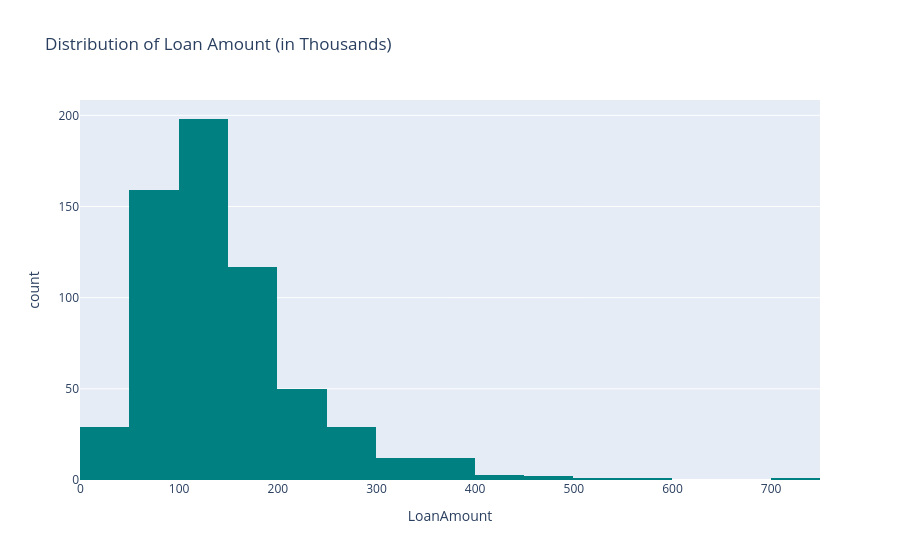

The notebook cell saved with this chart:
### Markdown cell above
## 4. Making Easy Charts (EDA)

Now, let's make some simple graphs to find patterns in our data. This helps us see how different features affect our loan approvals.

### Code cell
# 4.1 Distribution of Loan Amount
fig = px.histogram(df, x='LoanAmount', title='Distribution of Loan Amount (in Thousands)', nbins=30, color_discrete_sequence=['teal'])
fig.show()

### Figure 1 — Plotly figure (JSON) as saved in the notebook; plotly's stock layout.template omitted (floating-point values rounded to 4 significant figures; data arrays with more than 128 entries replaced by an {"elided": "..."} marker saying what was removed)
{"data": [{"bingroup": "x", "hovertemplate": "LoanAmount=%{x}<br>count=%{y}<extra></extra>", "legendgroup": "", "marker": {"color": "teal", "pattern": {"shape": ""}}, "name": "", "nbinsx": 30, "orientation": "v", "showlegend": false, "type": "histogram", "x": {"elided": "614 float values"}, "xaxis": "x", "yaxis": "y"}], "layout": {"barmode": "relative", "legend": {"tracegroupgap": 0}, "title": {"text": "Distribution of Loan Amount (in Thousands)"}, "xaxis": {"anchor": "y", "domain": [0, 1], "title": {"text": "LoanAmount"}}, "yaxis": {"anchor": "x", "domain": [0, 1], "title": {"text": "count"}}}}
